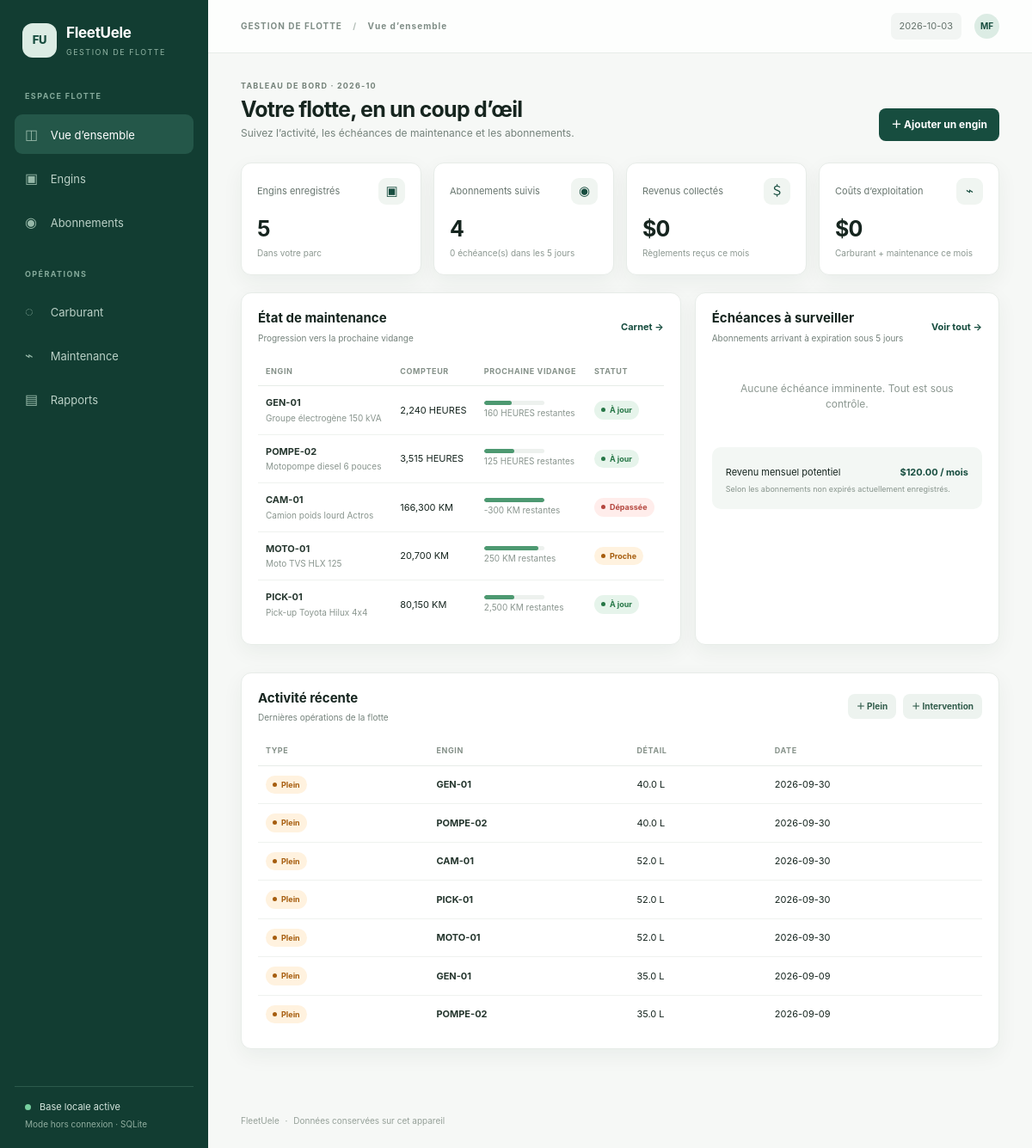
The page / on the database its author committed.
### tables this page shows
CREATE TABLE subscriptions (
            id INTEGER PRIMARY KEY AUTOINCREMENT,
            asset_id INTEGER NOT NULL UNIQUE REFERENCES assets(id) ON DELETE CASCADE,
            monthly_rate REAL NOT NULL,
            start_date TEXT NOT NULL,
            end_date TEXT NOT NULL,
            status TEXT NOT NULL DEFAULT 'En attente' CHECK(status IN ('Payé','En attente')),
            invoice_no TEXT NOT NULL UNIQUE
        );

CREATE TABLE assets (
            id INTEGER PRIMARY KEY AUTOINCREMENT,
            code TEXT NOT NULL UNIQUE,
            client TEXT NOT NULL DEFAULT 'Client Démo',
            label TEXT NOT NULL,
            category TEXT NOT NULL,
            unit TEXT NOT NULL CHECK(unit IN ('KM','HEURES')),
            interval REAL NOT NULL,
            initial_meter REAL NOT NULL DEFAULT 0,
            current_meter REAL NOT NULL DEFAULT 0,
            created_at TEXT NOT NULL
        );

### app.py (the view)
@app.route("/")
def dashboard():
    assets = asset_rows()
    today = date.today()
    month = today.strftime("%Y-%m")
    with get_db() as db:
        paid = db.execute("SELECT COALESCE(SUM(amount),0) FROM payments WHERE substr(paid_at,1,7)=?", (month,)).fetchone()[0]
        fuel = db.execute("SELECT COALESCE(SUM(cost_usd),0) FROM fuel_logs WHERE substr(filled_at,1,7)=?", (month,)).fetchone()[0]
        maintenance = db.execute("SELECT COALESCE(SUM(cost_usd),0) FROM maintenance_logs WHERE substr(done_at,1,7)=?", (month,)).fetchone()[0]
        due = db.execute("""SELECT a.code,a.label,s.end_date,s.id FROM assets a JOIN subscriptions s ON s.asset_id=a.id
            WHERE s.end_date>=? AND s.end_date<=? ORDER BY s.end_date""", (today.isoformat(),(today+timedelta(days=5)).isoformat())).fetchall()
        recent = db.execute("""SELECT 'Plein' type, f.filled_at event_date,a.code,a.label,f.litres qty FROM fuel_logs f JOIN assets a ON a.id=f.asset_id
            UNION ALL SELECT m.kind,m.done_at,a.code,a.label,m.description FROM maintenance_logs m JOIN assets a ON a.id=m.asset_id
            ORDER BY event_date DESC LIMIT 7""").fetchall()
    return render_template("dashboard.html", assets=assets, due=due, recent=recent, paid=paid, fuel=fuel, maintenance=maintenance,
        total_monthly=sum(float(x["monthly_rate"] or 0) for x in assets if x["sub_display"] != "Expiré"),
        active=sum(x["sub_display"] in ("Payé","En attente") for x in assets), expiring=len(due), month=month)

### app.py (called while the page is built)
def get_db() -> sqlite3.Connection:
    db = sqlite3.connect(DB_PATH)
    db.row_factory = sqlite3.Row
    db.execute("PRAGMA foreign_keys = ON")
    return db

def subscription_status(row: sqlite3.Row) -> str:
    if row["end_date"] < date.today().isoformat():
        return "Expiré"
    return row["status"]

@app.context_processor
def inject_globals():
    return {"today": date.today().isoformat(), "rates": RATES, "methods": METHODS, "maintenance_types": MAINTENANCE_TYPES}

### templates/dashboard.html
{% extends 'base.html' %}{% block title %}Vue d’ensemble{% endblock %}{% block content %}
<div class="page-head"><div><div class="eyebrow">Tableau de bord · {{ month }}</div><h1>Votre flotte, en un coup d’œil</h1><p class="subtitle">Suivez l’activité, les échéances de maintenance et les abonnements.</p></div><a class="btn" href="{{ url_for('assets_page') }}">＋ Ajouter un engin</a></div>
<div class="stats"><div class="card stat"><div class="stat-top">Engins enregistrés <span class="stat-icon">▣</span></div><div class="stat-value">{{ assets|length }}</div><div class="stat-note">Dans votre parc</div></div><div class="card stat"><div class="stat-top">Abonnements suivis <span class="stat-icon">◉</span></div><div class="stat-value">{{ active }}</div><div class="stat-note">{{ expiring }} échéance(s) dans les 5 jours</div></div><div class="card stat"><div class="stat-top">Revenus collectés <span class="stat-icon">＄</span></div><div class="stat-value">${{ '%.0f'|format(paid) }}</div><div class="stat-note">Règlements reçus ce mois</div></div><div class="card stat"><div class="stat-top">Coûts d’exploitation <span class="stat-icon">⌁</span></div><div class="stat-value">${{ '%.0f'|format(fuel+maintenance) }}</div><div class="stat-note">Carburant + maintenance ce mois</div></div></div>
<div class="grid-2"><section class="panel"><div class="panel-head"><div><h2>État de maintenance</h2><p>Progression vers la prochaine vidange</p></div><a class="panel-link" href="{{ url_for('maintenance_page') }}">Carnet →</a></div><div class="table-wrap"><table><thead><tr><th>Engin</th><th>Compteur</th><th>Prochaine vidange</th><th>Statut</th></tr></thead><tbody>{% for a in assets %}<tr><td><div class="primary-cell">{{ a.code }}</div><div class="secondary-cell">{{ a.label }}</div></td><td>{{ '{:,.0f}'.format(a.current_meter) }} {{ a.unit }}</td><td><div class="progress"><span style="width:{{ [([100-(a.remaining/a.interval*100),0]|max),100]|min }}%"></span></div><div class="secondary-cell">{{ '{:,.0f}'.format(a.remaining) }} {{ a.unit }} restantes</div></td><td><span class="badge {{ 'red' if a.maint_status=='Dépassée' else ('orange' if a.maint_status=='Proche' else 'green') }}">{{ a.maint_status }}</span></td></tr>{% else %}<tr><td colspan="4" class="empty">Aucun engin enregistré.</td></tr>{% endfor %}</tbody></table></div></section>
<section class="panel"><div class="panel-head"><div><h2>Échéances à surveiller</h2><p>Abonnements arrivant à expiration sous 5 jours</p></div><a class="panel-link" href="{{ url_for('subscriptions_page') }}">Voir tout →</a></div>{% if due %}<div class="alert-list">{% for d in due %}<div class="alert-item"><div><strong>{{ d.code }} · {{ d.label }}</strong><small>Fin d’abonnement : {{ d.end_date }}</small></div><span class="badge orange">≤5 jours</span></div>{% endfor %}</div>{% else %}<div class="empty">Aucune échéance imminente. Tout est sous contrôle.</div>{% endif %}<div class="rate-card"><div class="rate-line"><span>Revenu mensuel potentiel</span><strong>${{ '%.2f'|format(total_monthly) }} / mois</strong></div><div class="help">Selon les abonnements non expirés actuellement enregistrés.</div></div></section></div>
<section class="panel"><div class="panel-head"><div><h2>Activité récente</h2><p>Dernières opérations de la flotte</p></div><div class="toolbar"><a class="btn secondary small" href="{{ url_for('fuel_page') }}">＋ Plein</a><a class="btn secondary small" href="{{ url_for('maintenance_page') }}">＋ Intervention</a></div></div><div class="table-wrap"><table><thead><tr><th>Type</th><th>Engin</th><th>Détail</th><th>Date</th></tr></thead><tbody>{% for r in recent %}<tr><td><span class="badge {{ 'orange' if r.type=='Plein' else 'gray' }}">{{ r.type }}</span></td><td class="primary-cell">{{ r.code }}</td><td>{{ (r.qty|string)+' L' if r.type=='Plein' else r.qty }}</td><td>{{ r.event_date }}</td></tr>{% else %}<tr><td colspan="4" class="empty">Aucune activité récente.</td></tr>{% endfor %}</tbody></table></div></section>
{% endblock %}

### templates/base.html (shortened to what this page needs)
<!doctype html>
<html lang="fr"><head><link rel="stylesheet" href="{{ url_for('static', filename='style.css') }}"></head>
<body><aside class="sidebar"><a class="brand" href="{{ url_for('dashboard') }}"><span class="brand-icon">FU</span><span><b>FleetUele</b><small>GESTION DE FLOTTE</small></span></a><nav><span class="nav-label">ESPACE FLOTTE</span><a class="{% if request.endpoint=='dashboard' %}active{% endif %}" href="{{ url_for('dashboard') }}"><i>◫</i> Vue d’ensemble</a><a class="{% if request.endpoint=='assets_page' %}active{% endif %}" href="{{ url_for('assets_page') }}"><i>▣</i> Engins</a><a class="{% if request.endpoint=='subscriptions_page' %}active{% endif %}" href="{{ url_for('subscriptions_page') }}"><i>◉</i> Abonnements</a><span class="nav-label space">OPÉRATIONS</span><a class="{% if request.endpoint=='fuel_page' %}active{% endif %}" href="{{ url_for('fuel_page') }}"><i>◌</i> Carburant</a><a class="{% if request.endpoint=='maintenance_page' %}active{% endif %}" href="{{ url_for('maintenance_page') }}"><i>⌁</i> Maintenance</a><a class="{% if request.endpoint=='reports_page' %}active{% endif %}" href="{{ url_for('reports_page') }}"><i>▤</i> Rapports</a></nav><div class="sidebar-bottom"><div class="offline"><span></span> Base locale active</div><small>Mode hors connexion · SQLite</small></div></aside>
<main class="main"><header class="topbar"><div class="crumb">GESTION DE FLOTTE <span>/</span> {% block crumb %}Vue d’ensemble{% endblock %}</div><div class="top-right"><span class="date-chip">{{ today }}</span><div class="avatar">MF</div></div></header><section class="content">
{% block content %}{% endblock %}</section><footer>FleetUele <span>·</span> Données conservées sur cet appareil</footer></main></body></html>

### rows shown on the page
subscriptions: code "GEN-01", label "Groupe électrogène 150 kVA", unit "HEURES", {{ [([100-(a.remaining/a.interval*100),0]|max),100]|min }} 46.666666666666664 (drawn), remaining "160", maint_status "À jour"
assets: current_meter "2,240", type "Plein", code "GEN-01", qty "40.0 L", event_date "2026-09-30", qty "35.0 L", event_date "2026-09-09"
subscriptions: code "POMPE-02", label "Motopompe diesel 6 pouces", unit "HEURES", {{ [([100-(a.remaining/a.interval*100),0]|max),100]|min }} 50.0 (drawn), remaining "125", maint_status "À jour"
assets: current_meter "3,515", type "Plein", code "POMPE-02", qty "40.0 L", event_date "2026-09-30", qty "35.0 L", event_date "2026-09-09"
subscriptions: code "CAM-01", label "Camion poids lourd Actros", unit "KM", {{ [([100-(a.remaining/a.interval*100),0]|max),100]|min }} 100 (drawn), remaining "-300", maint_status "Dépassée"
assets: current_meter "166,300", type "Plein", code "CAM-01", qty "52.0 L", event_date "2026-09-30"
subscriptions: code "MOTO-01", label "Moto TVS HLX 125", unit "KM", {{ [([100-(a.remaining/a.interval*100),0]|max),100]|min }} 90.0 (drawn), remaining "250", maint_status "Proche"
assets: current_meter "20,700", type "Plein", code "MOTO-01", qty "52.0 L", event_date "2026-09-30"
subscriptions: code "PICK-01", label "Pick-up Toyota Hilux 4x4", unit "KM", {{ [([100-(a.remaining/a.interval*100),0]|max),100]|min }} 50.0 (drawn), remaining "2,500", maint_status "À jour"
assets: current_meter "80,150", type "Plein", code "PICK-01", qty "52.0 L", event_date "2026-09-30"

### other values the page prints
{{ assets|length }} "5"
{{ active }} "4"
{{ expiring }} "0"
{{ '%.0f'|format(paid) }} "0"
{{ '%.0f'|format(fuel+maintenance) }} "0"
{{ '%.2f'|format(total_monthly) }} "120.00"
